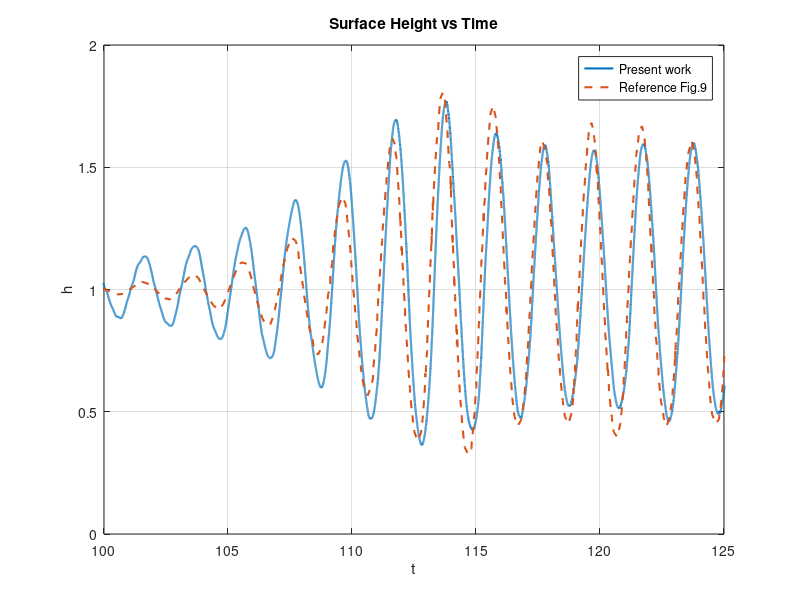

MATLAB code for this plot:
clear;close all; clc
omega = 10.5718;
mag = 0.04474;
l = 0.05;
v = omega*mag;

data = dlmread('surface_height.dat', ',');

% t = data(:,1)*omega/(2*pi);
t = data(:,1)*(l/v)*omega/(2*pi); % Paper plot t*omega/(2pi)
h = data(:,2);

% Plot
fig = figure;
% plot(t+97.5, h, 'LineWidth', 1.5, 'DisplayName','Present work');
plot(t+pi*26, h, 'LineWidth', 1.5, 'DisplayName','Present work');
% plot(t+pi*21.5, h, 'LineWidth', 1.5, 'DisplayName','Present work (smaller IC)');
xlabel('t');ylabel('h');
title('Surface Height vs Time');
grid on;

hold on
% Reference data
dataref = load('plot_fig9.csv');
plot(dataref(:,1),dataref(:,2)+0.98,'--','LineWidth',1.5, 'DisplayName','Reference Fig.9')
xlim([100,125]);
legend('Location','best');

% exportgraphics(fig,'1026_plot_height.png','ContentType','vector')
